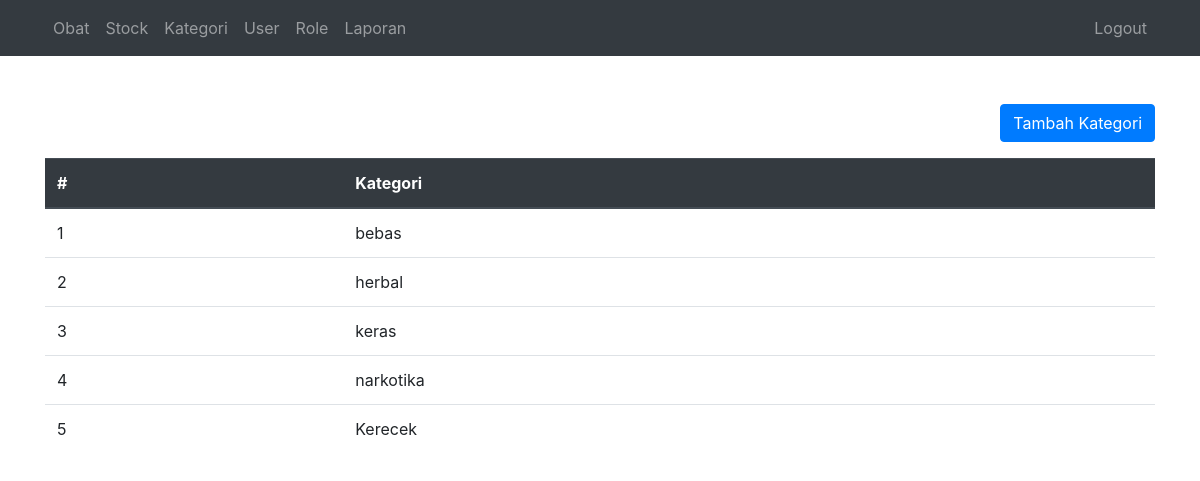
The page /kategori.php (signed in) on the database its author committed.
### tables this page shows
CREATE TABLE `tb_kategori` (
  `id_kategori` int(11) NOT NULL,
  `kategori` varchar(50) NOT NULL
);

### kategori.php (the view, shortened to what this page needs)
<!DOCTYPE html>
<html lang="en">
<head>
    <link href="https://stackpath.bootstrapcdn.com/bootstrap/4.5.2/css/bootstrap.min.css" rel="stylesheet">
</head>
<body>
    <?php include "navbar.php"; ?>
    <div class="container mt-5">
        <div class="d-flex justify-content-end mb-3">
            <button type="button" class="btn btn-primary" data-toggle="modal" data-target="#modalKategori">
                Tambah Kategori
            </button>
        </div>
        <table class="table">
            <thead class="thead-dark">
                <tr>
                    <th>#</th>
                    <th>Kategori</th>
                </tr>
            </thead>
            <tbody>
                <?php
                $kategori = mysqli_query($konek, "SELECT * FROM tb_kategori");
                while ($data = mysqli_fetch_array($kategori)) {
                ?>
                    <tr>
                        <td><?= $data['id_kategori']; ?></td>
                        <td><?= $data['kategori']; ?></td>
                    </tr>
                <?php } ?>
            </tbody>
        </table>
    </div>
</body>
</html>

### rows shown on the page
tb_kategori: id_kategori "1", kategori "bebas"
tb_kategori: id_kategori "2", kategori "herbal"
tb_kategori: id_kategori "3", kategori "keras"
tb_kategori: id_kategori "4", kategori "narkotika"
tb_kategori: id_kategori "5", kategori "Kerecek"
